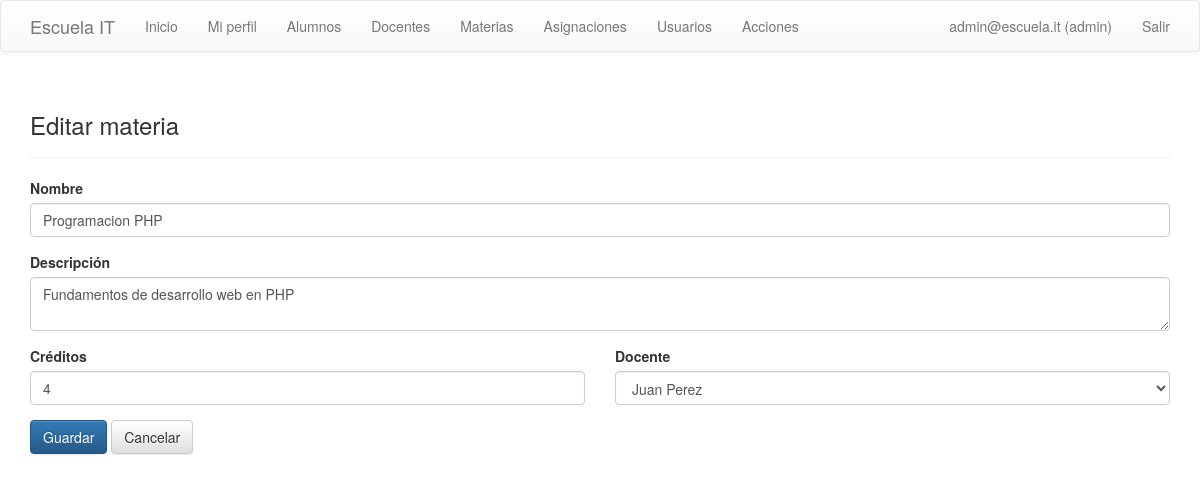
Screenshot of /index.php?controller=materias&action=form&id=2 (signed in) with the database file from the repository.
### tables this page shows
CREATE TABLE materias (
    id INT AUTO_INCREMENT PRIMARY KEY,
    nombre VARCHAR(100) NOT NULL,
    descripcion VARCHAR(255) DEFAULT NULL,
    creditos INT NOT NULL DEFAULT 3,
    docente_id INT DEFAULT NULL,
    FOREIGN KEY (docente_id) REFERENCES docentes(id) ON DELETE SET NULL
);

### controllers/BaseCrudController.php (called while the page is built, shortened)
<?php
class BaseCrudController
{
    protected function view($template, $data = array())
    {
        extract($data);
        require BASE_PATH . '/views/layout/header.php';
        require BASE_PATH . '/views/' . $template . '.php';
        require BASE_PATH . '/views/layout/footer.php';
    }
}

### controllers/MateriasController.php (called while the page is built, shortened)
<?php
require_once BASE_PATH . '/controllers/BaseCrudController.php';
require_once BASE_PATH . '/models/MateriaModel.php';
class MateriasController extends BaseCrudController
{
    private $model;
    public function __construct()
    {
        $this->model = new MateriaModel();
    }
    public function form()
    {
        $row = array('id' => '', 'nombre' => '', 'descripcion' => '', 'creditos' => 3, 'docente_id' => '');
        if (!empty($_GET['id'])) {
            $found = $this->model->find((int) $_GET['id']);
            if ($found) {
                $row = $found;
            }
        }
        $this->view('materias/form', array('row' => $row, 'docentes' => $this->model->docentes()));
    }
}

### index.php (called while the page is built, shortened)
<?php
$action = isset($_GET['action']) ? $_GET['action'] : (isset($_SESSION['user']) ? 'index' : 'login');
$controller = new $controllerMap[$controllerName]();
$controller->$action();

### config/database.php (called while the page is built)
<?php
class Database
{
    public static function connect()
    {
        $host = getenv('DB_HOST') ? getenv('DB_HOST') : 'localhost';
        $dbname = getenv('DB_NAME') ? getenv('DB_NAME') : 'name_db';
        $user = getenv('DB_USER') ? getenv('DB_USER') : 'user_db';
        $pass = getenv('DB_PASS') ? getenv('DB_PASS') : 'user_pass';
        $charset = getenv('DB_CHARSET') ? getenv('DB_CHARSET') : 'utf8';
        $dsn = 'mysql:host=' . $host . ';dbname=' . $dbname . ';charset=' . $charset;
        return new PDO($dsn, $user, $pass, array(
            PDO::ATTR_ERRMODE => PDO::ERRMODE_EXCEPTION,
            PDO::ATTR_DEFAULT_FETCH_MODE => PDO::FETCH_ASSOC,
            PDO::ATTR_EMULATE_PREPARES => false,
        ));
    }
}

### models/BaseModel.php (called while the page is built, shortened)
<?php
require_once BASE_PATH . '/config/database.php';
class BaseModel
{
    public function __construct()
    {
        $this->pdo = Database::connect();
    }
}

### models/MateriaModel.php (called while the page is built, shortened)
<?php
require_once BASE_PATH . '/models/BaseModel.php';
class MateriaModel extends BaseModel
{
    public function find($id)
    {
        $stmt = $this->pdo->prepare('SELECT * FROM materias WHERE id = ?');
        $stmt->execute(array($id));
        return $stmt->fetch();
    }
    public function docentes()
    {
        return $this->pdo->query("SELECT id, CONCAT(nombre, ' ', apellido) AS nombre FROM docentes ORDER BY nombre ASC")->fetchAll();
    }
}

### views/materias/form.php (the view, shortened to what this page needs)
<div class="page-header"><h3><?php echo $row['id'] ? 'Editar' : 'Nueva'; ?> materia</h3></div>
<form method="post" action="index.php?controller=materias&action=save">
    <div class="form-group"><label>Nombre</label><input class="form-control" name="nombre" required value="<?php echo htmlspecialchars($row['nombre']); ?>"></div>
    <div class="form-group"><label>Descripción</label><textarea class="form-control" name="descripcion"><?php echo htmlspecialchars($row['descripcion']); ?></textarea></div>
    <div class="row">
        <div class="col-sm-6 form-group">
            <label>Créditos</label>
            <input type="number" min="1" class="form-control" name="creditos" value="<?php echo htmlspecialchars($row['creditos']); ?>">
        </div>
        <div class="col-sm-6 form-group">
            <label>Docente</label>
            <select class="form-control" name="docente_id">
                <?php foreach ($docentes as $d): ?>
                    <option value="<?php echo (int) $d['id']; ?>" <?php echo ((string) $row['docente_id'] === (string) $d['id']) ? 'selected' : ''; ?>>
                        <?php echo htmlspecialchars($d['nombre']); ?>
                    </option>
                <?php endforeach; ?>
            </select>
        </div>
    </div>
    <button class="btn btn-primary">Guardar</button>
    <a class="btn btn-default" href="index.php?controller=materias&action=index">Cancelar</a>
</form>

### rows the page displays
materias: nombre "Programacion PHP", descripcion "Fundamentos de desarrollo web en PHP", creditos "4", docente_id "Juan Perez"

### other values shown
$user['correo'] "admin@escuela.it"
$roleLabel "admin"
